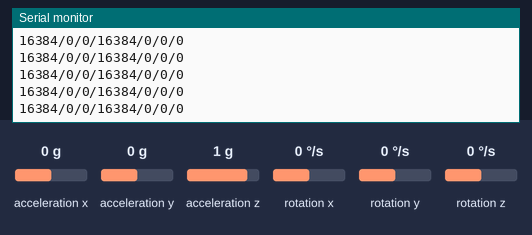
A sketch run on a simulated Arduino Uno, built with avr-gcc and run on an emulated ATmega328P. Parts: the last lines printed to the serial monitor. Inputs (shaded band) come from the test bench; at power-on: acceleration x 0 g, acceleration y 0 g, acceleration z 1 g, rotation x 0 °/s, rotation y 0 °/s, rotation z 0 °/s.

Above: at 1.2 s.
1.3 s: acceleration x set to 0.8 g
At 1.8 s:
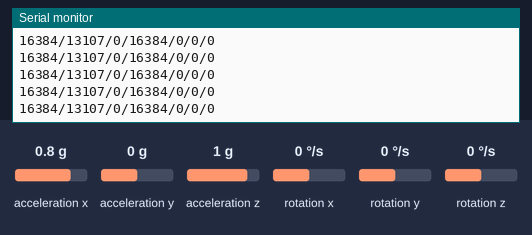
4.3 s: acceleration y set to 0.8 g
At 5.3 s:
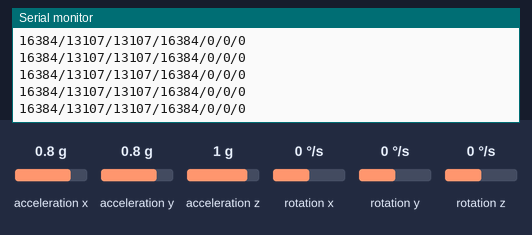
7.3 s: acceleration z set to -1.4 g
At 8.3 s:
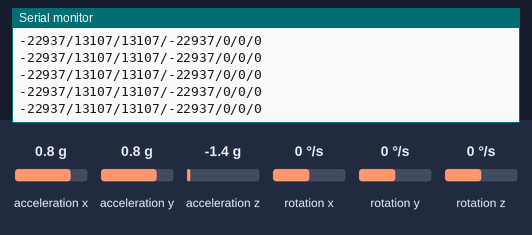
10.3 s: rotation x set to -192 °/s
At 11.1 s:
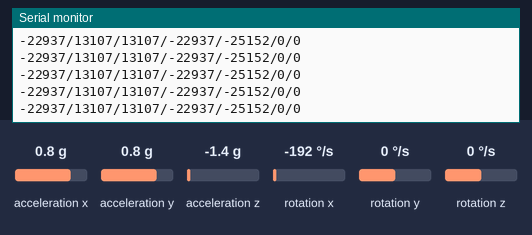
13.3 s: acceleration x set to 0 g
At 13.8 s:
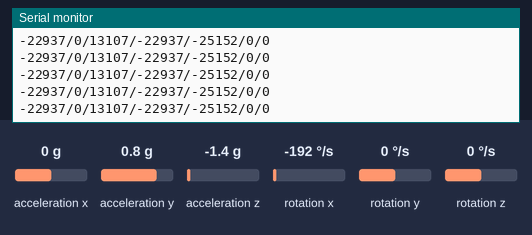

The sketch:

flight_code.ino
```cpp
#include <Adafruit_BMP085.h>
#include <MPU6050.h>
#include <Wire.h>

MPU6050 sensor;
Adafruit_BMP085 bmp;

int ivmeX, ivmeY, ivmeZ, GyroX, GyroY, GyroZ;

void setup() {
  Serial.begin(9600);
  Wire.begin();
  sensor.initialize();

  if (!bmp.begin()) {
  while (1) {}
  }
}

void loop() {

sensor.getMotion6(&ivmeX, &ivmeY, &ivmeZ, &GyroX, &GyroY, &GyroZ);

//if(Serial.read()=='1'){
   /* Serial.print(bmp.readTemperature());// Sıcaklık *C
    Serial.print("*");
    Serial.print(bmp.readPressure());// Basınç Pa
    Serial.print("*");
    Serial.print(bmp.readAltitude());// Rakım meters
    Serial.print("*");
    Serial.print(bmp.readSealevelPressure());// Deniz Seviyesi Basınç  Pa
    Serial.print("*");
    Serial.print(bmp.readAltitude(101500));// Gerçek Rakım meters
    Serial.print("*");*/
    Serial.print(ivmeZ);//ivme z                                            // HIZ VERİSİ Mİ ?
    Serial.print("/");
    Serial.print(ivmeX);//ivme X
    Serial.print("/");
    Serial.print(ivmeY);//ivme y
    Serial.print("/");
    Serial.print(ivmeZ);//ivme z
    Serial.print("/");
    Serial.print(GyroX);//gyro x
    Serial.print("/");
    Serial.print(GyroY);//gyro y
    Serial.print("/");
    Serial.println(GyroZ);//gyro z
//}
     delay(5);                                                             // GECİKM SĞRESİ INTERFACE ÜZERİNDE YAPILDI INTERVAL DEĞERİ=1000 = 1 SN
}
```

Measured:
- after the input at 1.3 s, the serial monitor: prints a new line after 0.07 s (image 1)
- after the input at 4.3 s, the serial monitor: prints a new line after 0.07 s (image 2)
- after the input at 7.3 s, the serial monitor: prints a new line after 0.07 s (image 3)
- after the input at 10.3 s, the serial monitor: prints a new line after 0.09 s (image 4)
- after the input at 13.3 s, the serial monitor: prints a new line after 0.09 s (image 5)
